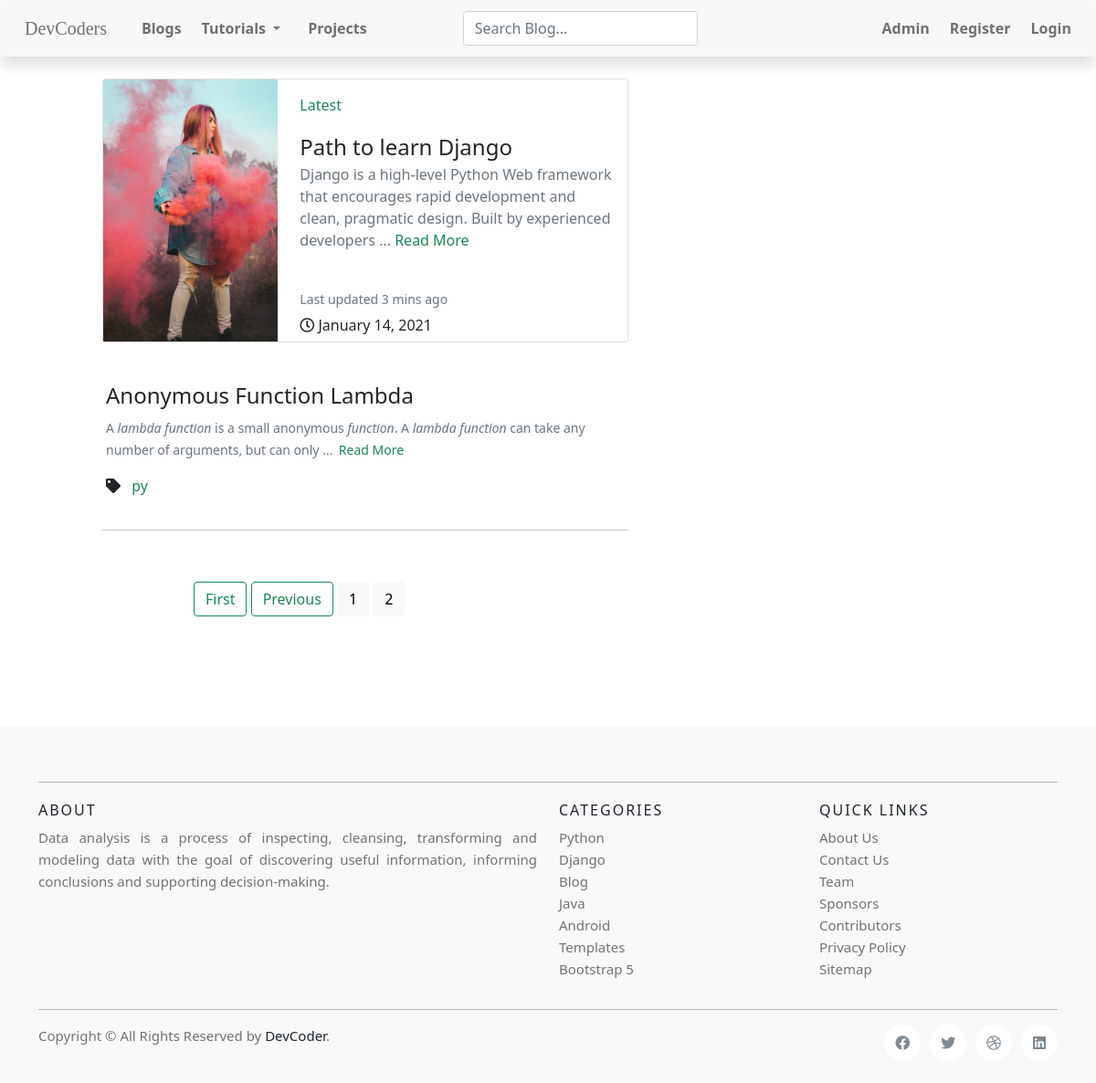
/bloglist/?page=2, run on the app's committed database.
### blog/models.py (models this page shows, shortened)
class BlogDB(models.Model):
    description = models.CharField(max_length=200)
    keywords = MultiSelectField(choices=keyword_choices, max_choices=3)
    author = models.CharField(
        max_length=50, default='http://sdt-inc.github.io/')
    title = models.CharField(max_length=200)
    slug = models.SlugField(max_length=200, null=True, blank=True, unique=True)
    tag = MultiSelectField(choices=keyword_choices, max_choices=3)
    writer_name = MultiSelectField(
        choices=writer_choices, max_choices=1)
    date = models.DateField(auto_now=timezone.now())
    body = RichTextUploadingField(config_name='special', blank=True, null=True)
    related_page_link = models.CharField(max_length=200)

### blog/views.py (the view)
# urls.py: path('bloglist/', views.BlogListView.as_view(), name='blog_list'),
class BlogListView(ListView):
    model = BlogDB
    paginate_by = 5
    ordering = ['-date']
    template_name = 'blog/blog-list.html'
    def get_context_data(self, **kwargs):
        print("call list view ----------")
        context = super().get_context_data(**kwargs)
        context['current_url'] = 'blog_list'
        return context

### blog/templates/blog/blog-list.html (shortened to what this page needs)
{% extends 'blog/base.html' %}
{% load static %}
{% block bloglistview %}
<div class="row">
    <div class="col-md-1"></div>
    <div class="col-md-6 col-sm-6 col-xs-12">
        <div class="card mb-3" style="max-width: 100%">
            <div class="row g-0">
                <div class="col-md-4">
                    <img src="{% static 'blog/img/django.jpg' %}" alt="..." class="img-fluid" />
                </div>
                <div class="pl-2 col-md-8" style="position: relative;">
                    <div class="card-body">
                        <p><a class="text-decoration-none text-success" href="#">Latest</a></p>
                        <a href="#" class="text-decoration-none fs-4 text-dark">Path to learn Django</a>
                        <p class="text-muted">
                            Django is a high-level Python Web framework that encourages rapid development and
                            clean,
                            pragmatic design. Built by
                            experienced developers ...
                            <a class="text-decoration-none text-success" href="#">Read More</a>
                        </p>
                        <br>
                        <p class="card-text">
                            <small class="text-muted">Last updated 3 mins ago</small>
                        </p>
                        <time style="position: absolute; bottom: 2%; left: 10;"><i class="far fa-clock"></i>
                            January 14, 2021</time>
                    </div>
                </div>
            </div>
        </div>
        <br>
        {% for blog in object_list %}
        <div class="shadow-none p-1">
            <a class="text-decoration-none font-weight-light text-success"
                href="{% url 'blog-detail' slug=blog.slug %}">
                <h4 class="card-title text-capitalize text-dark">{{ blog.title }}</h4>
            </a>
            <small class="font-weight-light text-justify text-muted"> {{ blog.body | truncatewords:15 | safe }}
                <a href="{% url 'blog-detail' slug=blog.slug %}" class="text-decoration-none text-success zoom">Read
                    More</a>
            </small>
            <div class="row">
                <ul style="display: inline;">
                    <li class="pr-2" style="display: inline;"><i class="fas fa-tag"></i></li>
                    <li class="pr-2" style="display: inline;"><a class="text-decoration-none text-success" href="#">
                            {{ blog.get_tag_display|cut:'0' }}
                        </a>
                    </li>
                </ul>
            </div>
        </div>
        <hr>
        {% endfor %}
    </div>
</div>
{% endblock bloglistview %}

### blog/static/blog/css/main.css (style rules this page uses)
* { margin: 0; padding: 0; background: transparent; }
body { font-family: Roboto, sans-serif; text-rendering: optimizeLegibility; background-color: #f9f9f9; }
.zoom { padding: 3px; transition: transform .2s; margin: 0 auto; }

### data on the page
BlogDB: title "Anonymous Function Lambda", body "A lambda function is a small anonymous function . A lambda function can take any number of arguments, but can only …", tag "py"

### other printed values
{{ num }} "1"
{{ num }} "2"
